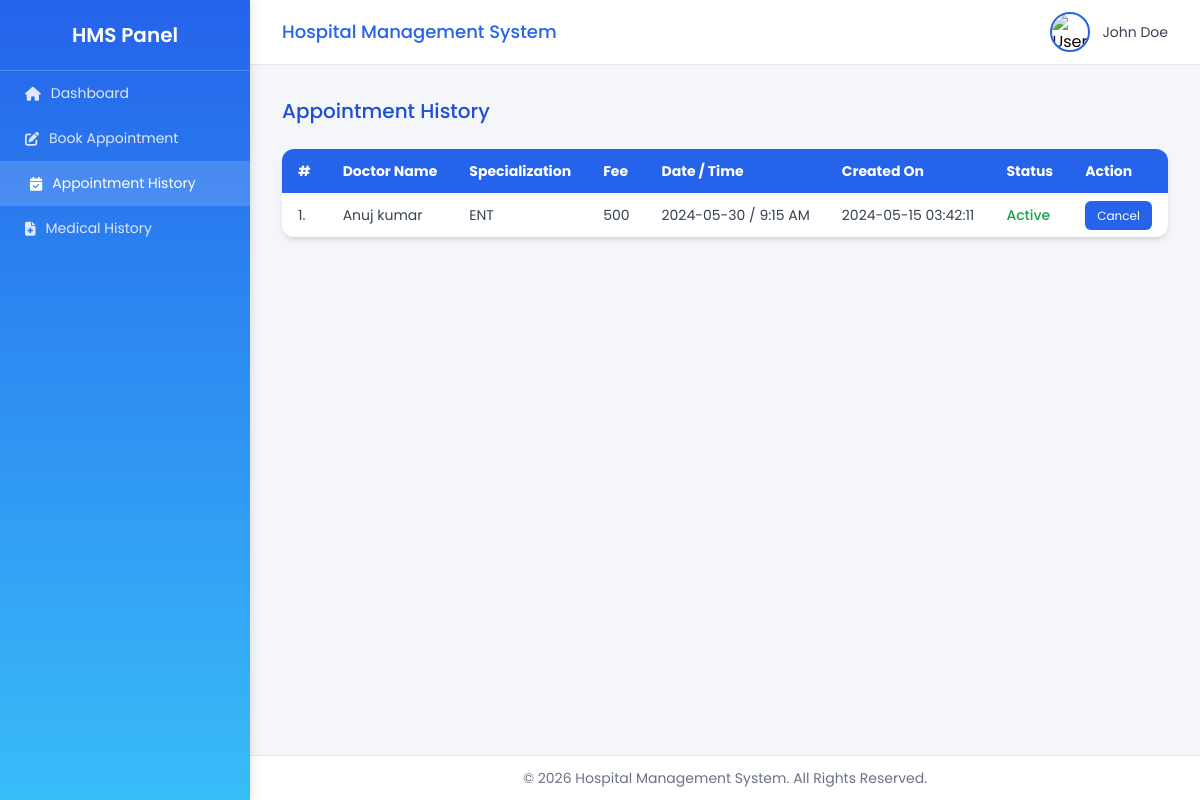
The app's page /hospital/hms/appointment-history.php (signed in) with its own data.
### tables this page shows
CREATE TABLE `users` (
  `id` int(11) NOT NULL,
  `fullName` varchar(255) DEFAULT NULL,
  `address` longtext DEFAULT NULL,
  `city` varchar(255) DEFAULT NULL,
  `gender` varchar(255) DEFAULT NULL,
  `email` varchar(255) DEFAULT NULL,
  `password` varchar(255) DEFAULT NULL,
  `regDate` timestamp NULL DEFAULT current_timestamp(),
  `updationDate` timestamp NULL DEFAULT NULL ON UPDATE current_timestamp()
);

CREATE TABLE `appointment` (
  `id` int(11) NOT NULL,
  `doctorSpecialization` varchar(255) DEFAULT NULL,
  `doctorId` int(11) DEFAULT NULL,
  `userId` int(11) DEFAULT NULL,
  `consultancyFees` int(11) DEFAULT NULL,
  `appointmentDate` varchar(255) DEFAULT NULL,
  `appointmentTime` varchar(255) DEFAULT NULL,
  `postingDate` timestamp NULL DEFAULT current_timestamp(),
  `userStatus` int(11) DEFAULT NULL,
  `doctorStatus` int(11) DEFAULT NULL,
  `updationDate` timestamp NULL DEFAULT NULL ON UPDATE current_timestamp()
);

CREATE TABLE `doctors` (
  `id` int(11) NOT NULL,
  `specilization` varchar(255) DEFAULT NULL,
  `doctorName` varchar(255) DEFAULT NULL,
  `address` longtext DEFAULT NULL,
  `docFees` varchar(255) DEFAULT NULL,
  `contactno` bigint(11) DEFAULT NULL,
  `docEmail` varchar(255) DEFAULT NULL,
  `password` varchar(255) DEFAULT NULL,
  `creationDate` timestamp NULL DEFAULT current_timestamp(),
  `updationDate` timestamp NULL DEFAULT NULL ON UPDATE current_timestamp()
);

### hospital/hms/appointment-history.php (the view, shortened to what this page needs)
<?php
include('include/config.php');
if (strlen($_SESSION['id'] == 0)) {
    header('location:logout.php');
} else {
?>
<!DOCTYPE html>
<html lang="en">
<head>
  <link rel="stylesheet" href="https://cdnjs.cloudflare.com/ajax/libs/font-awesome/6.5.0/css/all.min.css">
  <script src="https://cdn.tailwindcss.com"></script>
</head>
<body class="overflow-x-hidden">
  <aside class="sidebar">
    <h2>HMS Panel</h2>
    <nav>
      <a href="dashboard.php"><i class="fa-solid fa-house"></i> Dashboard</a>
      <a href="book-appointment.php"><i class="fa-solid fa-pen-to-square"></i> Book Appointment</a>
      <a href="appointment-history.php" class="active"><i class="fa-solid fa-calendar-check"></i> Appointment History</a>
      <a href="manage-medhistory.php"><i class="fa-solid fa-file-medical"></i> Medical History</a>
    </nav>
  </aside>
  <div class="main-content">
  <header class="bg-white flex justify-between items-center px-8 py-3 shadow-sm border-b">
  <h1 class="text-blue-600 text-lg font-medium">Hospital Management System</h1>
  <div class="relative flex items-center gap-3 cursor-pointer user-dropdown">
    <img
      src="https://cdn-icons-png.flaticon.com/512/3135/3135715.png"
      alt="User"
      class="w-9 h-9 rounded-full border-2 border-blue-500 object-cover"
    />
    <span class="text-gray-700 text-sm font-normal select-none">
      <?php
        $query = mysqli_query($con, "SELECT fullName FROM users WHERE id='" . $_SESSION['id'] . "'");
        $row = mysqli_fetch_array($query);
        echo htmlspecialchars($row['fullName']);
      ?>
    </span>
  </div>
</header>
    <main class="p-8 bg-[#f4f6f9] flex-1">
      <h2 class="text-xl text-blue-700 mb-6 font-medium">Appointment History</h2>
      <div class="bg-white shadow-md rounded-xl overflow-hidden">
        <div class="overflow-x-auto">
          <table class="min-w-full text-sm text-gray-700">
            <thead class="bg-blue-600 text-white">
              <tr>
                <th class="py-3 px-4 text-left">#</th>
                <th class="py-3 px-4 text-left">Doctor Name</th>
                <th class="py-3 px-4 text-left">Specialization</th>
                <th class="py-3 px-4 text-left">Fee</th>
                <th class="py-3 px-4 text-left">Date / Time</th>
                <th class="py-3 px-4 text-left">Created On</th>
                <th class="py-3 px-4 text-left">Status</th>
                <th class="py-3 px-4 text-left">Action</th>
              </tr>
            </thead>
            <tbody class="divide-y divide-gray-200">
              <?php
              $sql = mysqli_query($con, "SELECT doctors.doctorName AS docname, appointment.* FROM appointment JOIN doctors ON doctors.id=appointment.doctorId WHERE appointment.userId='" . $_SESSION['id'] . "'");
              $cnt = 1;
              while ($row = mysqli_fetch_array($sql)) {
              ?>
              <tr class="hover:bg-blue-50 transition-all">
                <td class="py-3 px-4"><?php echo $cnt; ?>.</td>
                <td class="py-3 px-4"><?php echo htmlentities($row['docname']); ?></td>
                <td class="py-3 px-4"><?php echo htmlentities($row['doctorSpecialization']); ?></td>
                <td class="py-3 px-4"><?php echo htmlentities($row['consultancyFees']); ?></td>
                <td class="py-3 px-4"><?php echo htmlentities($row['appointmentDate']); ?> / <?php echo htmlentities($row['appointmentTime']); ?></td>
                <td class="py-3 px-4"><?php echo htmlentities($row['postingDate']); ?></td>
                <td class="py-3 px-4">
                  <?php
                    if (($row['userStatus'] == 1) && ($row['doctorStatus'] == 1)) echo '<span class="text-green-600 font-medium">Active</span>';
                    else if (($row['userStatus'] == 0) && ($row['doctorStatus'] == 1)) echo '<span class="text-red-500 font-medium">Canceled by You</span>';
                    else if (($row['userStatus'] == 1) && ($row['doctorStatus'] == 0)) echo '<span class="text-red-500 font-medium">Canceled by Doctor</span>';
                  ?>
                </td>
                <td class="py-3 px-4">
                  <?php if (($row['userStatus'] == 1) && ($row['doctorStatus'] == 1)) { ?>
                    <a href="appointment-history.php?id=<?php echo $row['id'] ?>&cancel=update"
                       onclick="return confirm('Are you sure you want to cancel this appointment?')"
                       class="bg-blue-600 hover:bg-blue-700 text-white text-xs px-3 py-1.5 rounded-md transition">
                      Cancel
                    </a>
                  <?php } else { echo '<span class="text-gray-400 text-xs">Canceled</span>'; } ?>
                </td>
              </tr>
              <?php $cnt++; } ?>
            </tbody>
          </table>
        </div>
      </div>
    </main>
    <footer class="bg-white text-center py-3 text-sm text-gray-500 border-t">
      &copy; <?php echo date('Y'); ?> Hospital Management System. All Rights Reserved.
    </footer>
  </div>
</body>
</html>
<?php } ?>

### hospital/hms/appointment-history.php (style rules this page uses)
body { font-family: 'Poppins', sans-serif; background-color: #f4f6f9; }
.sidebar { width: 250px; background: linear-gradient(180deg, #2563eb, #38bdf8); color: #fff; position: fixed; top: 0; bottom: 0; left: 0; display: flex; flex-direction: column; box-shadow: 2px 0 8px rgba(0,0,0,0.1); z-index: 50; }
.sidebar h2 { font-weight: 600; font-size: 20px; padding: 20px; text-align: center; border-bottom: 1px solid rgba(255,255,255,0.2); }
.sidebar a { display: flex; align-items: center; gap: 10px; padding: 12px 25px; color: #e0e7ff; text-decoration: none; font-size: 14px; transition: all 0.2s; }
.sidebar a:hover, .sidebar a.active { background: rgba(255,255,255,0.15); color: #fff; padding-left: 30px; }
.main-content { margin-left: 250px; min-height: 100vh; display: flex; flex-direction: column; }
header { background: #fff; padding: 15px 30px; display: flex; justify-content: space-between; align-items: center; box-shadow: 0 2px 6px rgba(0,0,0,0.08); }
header h1 { font-size: 18px; color: #2563eb; font-weight: 500; }
.user-dropdown img { width: 40px; height: 40px; border-radius: 50%; border: 2px solid #2563eb; }

### records on screen
users: fullName "John Doe"
appointment: doctorId.doctorName "Anuj kumar", doctorSpecialization "ENT", consultancyFees "500", appointmentDate "2024-05-30", appointmentTime "9:15 AM", postingDate "2024-05-15 03:42:11", userStatus "Active"
